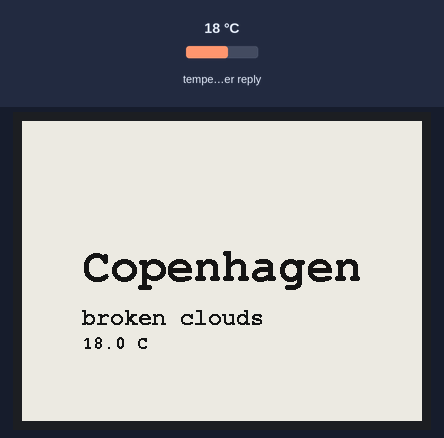
Bench run of a sketch on a simulated ESP8266 (NodeMCU). Parts: 400×300 one-colour display. Inputs (shaded band) come from the test bench; at power-on: temperature in the weather reply 18 °C. WiFi joins after 1.5 s; servers stay silent unless stated; web services answer with replies made up by the test bench; what the sketch prints to the serial monitor is not drawn.

Above: at 6.4 s.

The sketch:

ESP8266-Huzzah-Feather.ino
```cpp
#include <ESP8266WiFi.h>
#include <ESP8266HTTPClient.h>
#include <WiFiClientSecure.h>
#include <ArduinoJson.h>
#include <GxEPD2_BW.h>
#include <Fonts/FreeMonoBold9pt7b.h>
#include <Fonts/FreeMonoBold12pt7b.h>
#include <Fonts/FreeMonoBold24pt7b.h>

// Load in other header files from the project folder
#include "DisplayConfig.h"
#include "Credentials.h"

// ESP8266 Feather HUZZAH Pin Connections for 4.2" EPD Module:
//
// EPD Module Pin -> Feather HUZZAH Pin (Function)
// ----------------------------------------------
// BUSY  -> GPIO #16 (BUSY)
// RESET -> GPIO #5  (RES/RST)
// DC    -> GPIO #4  (DC)
// CS    -> GPIO #15 (CS/SS)
// SCL   -> GPIO #14 (SCK/SCL)
// SDA   -> GPIO #13 (MOSI/SDA)
// GND   -> GND      (Ground)
// VCC   -> 3V       (3.3V Power)

// Define the display HERE in the main sketch
GxEPD2_BW<GxEPD2_420_GDEY042T81, GxEPD2_420_GDEY042T81::HEIGHT> display(
  GxEPD2_420_GDEY042T81(/*CS=*/ 15, /*DC=*/ 4, /*RES=*/ 5, /*BUSY=*/ 16)
); // 400x300, SSD1683

// Replace with the city you want to get the weather for
const char* city = "Copenhagen";

void setup()
{
  Serial.begin(115200);
  delay(100);

  // Initialize the display
  display.init(115200, true, 50, false);
  display.setRotation(4); // Set the rotation to 90 degrees counter-clockwise

  // Connect to WiFi
  connectToWifi();

  // Fetch and display the weather data
  fetchAndDisplayWeatherData();
}

void connectToWifi()
{
  Serial.print("Connecting to WiFi...");
  WiFi.begin(ssid, password);
  while (WiFi.status() != WL_CONNECTED) {
    delay(1000);
    Serial.print(".");
  }
  Serial.println(" Connected!");
}

void fetchAndDisplayWeatherData()
{
  if (WiFi.status() == WL_CONNECTED) {
    // Use WiFiClientSecure for HTTPS
    WiFiClientSecure client;
    client.setInsecure(); // Note: This bypasses SSL certificate verification

    HTTPClient https;
    String apiUrl = "https://api.openweathermap.org/data/2.5/weather?q=" + String(city) + "&appid=" + String(apiKey) + "&units=metric";

    if (https.begin(client, apiUrl)) {
      int httpResponseCode = https.GET();

      if (httpResponseCode > 0) {
        Serial.print("HTTP Response code: ");
        Serial.println(httpResponseCode);

        String payload = https.getString();
        Serial.println("Received payload: " + payload);

        // Parse the JSON data
        DynamicJsonDocument doc(1024);
        DeserializationError error = deserializeJson(doc, payload);

        if (error) {
          Serial.print("JSON parsing failed: ");
          Serial.println(error.c_str());
          return;
        }

        // Extract the relevant data
        String cityName = doc["name"].as<String>();
        float temperature = doc["main"]["temp"].as<float>();
        String description = doc["weather"][0]["description"].as<String>();

        // Display the data on the e-paper display
        display.setFont(&FreeMonoBold24pt7b);
        display.setTextColor(GxEPD_BLACK);

        int16_t tbx, tby; uint16_t tbw, tbh;
        display.getTextBounds(cityName.c_str(), 0, 0, &tbx, &tby, &tbw, &tbh);
        uint16_t x = ((display.width() - tbw) / 2) - tbx;
        uint16_t y = ((display.height() - tbh) / 2) - tby;

        display.setFullWindow();
        display.firstPage();
        do
        {
          display.fillScreen(GxEPD_WHITE);
          display.setCursor(x, y);
          display.print(cityName.c_str());

          y += tbh + 5; // Adjust y for the next line

          display.setFont(&FreeMonoBold12pt7b);  // Set font for the description
          display.setCursor(x, y);
          display.print(description.c_str());

          y += tbh - 15; // Adjust y for the next line

          display.setFont(&FreeMonoBold9pt7b);  // Set font for the temperature
          display.setCursor(x, y);  // Set cursor for temperature
          display.print(String(temperature, 1) + " C");
        }
        while (display.nextPage());
      } else {
        Serial.print("Error code: ");
        Serial.println(httpResponseCode);
      }

      https.end();
    } else {
      Serial.println("Unable to connect to HTTPS server");
    }
  } else {
    Serial.println("WiFi Disconnected");
  }
}

void loop() {
  // The main loop is empty as all the work is done in setup()
}
```

credentials.h
```cpp
// credentials.h


#ifndef CREDENTIALS_H
#define CREDENTIALS_H

const char* ssid = "Yunes";
const char* password = "123456789";
const char* apiKey = "e9a8d76370b254b3cf1c47734d9a5ae6"; // this is the key I got sent to me in the confirmation mail from Openweather (or whatever its called)

#endif
```

DisplayConfig.h
```cpp
#ifndef DISPLAY_CONFIG_H
#define DISPLAY_CONFIG_H

#include <GxEPD2_BW.h>

// Pin Configuration for ESP8266 Feather HUZZAH
#define EINK_CS   15  // Chip Select
#define EINK_DC    4  // Data/Command
#define EINK_RST   5  // Reset
#define EINK_BUSY 16  // Busy

// REMOVE any display definition from this file
// DO NOT define the display here

#endif // DISPLAY_CONFIG_H
```
